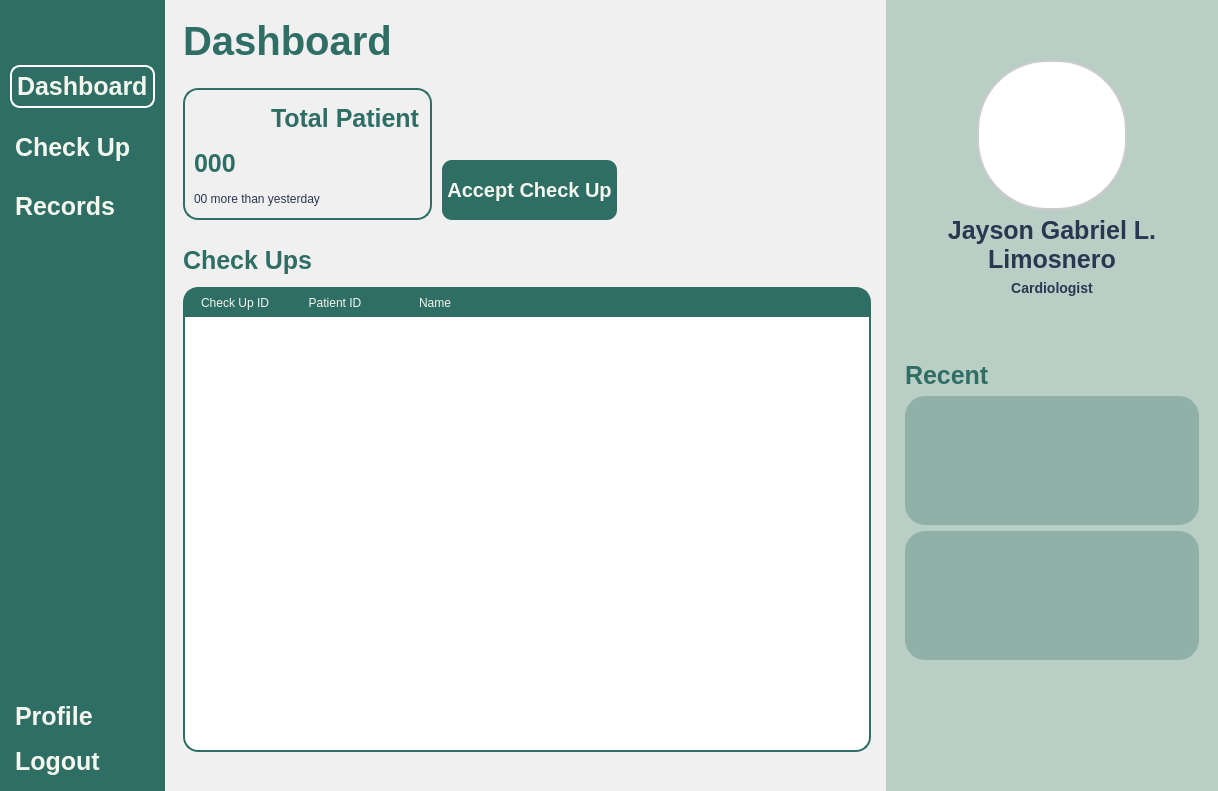
<?xml version="1.0" encoding="UTF-8"?>
<ui version="4.0">
 <class>MainWindow</class>
 <widget class="QMainWindow" name="MainWindow">
  <property name="geometry">
   <rect>
    <x>0</x>
    <y>0</y>
    <width>1218</width>
    <height>791</height>
   </rect>
  </property>
  <property name="windowTitle">
   <string>MainWindow</string>
  </property>
  <property name="styleSheet">
   <string notr="true">*{
	padding: 0px;
	margin: 0px;
	border: 0px;
}
QPushButton {
	font: 900 10pt &quot;Satoshi Black&quot;;
	background-color: transparent;
 	border-radius: 10px;
	font-weight: bold;
	font-size: 25px;
	color: #F4F7ED;
	text-align: left;
	padding: 5px 5px;
}
#NavBar {
    background-color: #2E6E65;
}
QLabel {
	font: 900 10pt &quot;Satoshi Black&quot;;
	font-size: 25px;
	font-weight: bold;
	color: #2E6E65;
	qproperty-alignment: 'AlignLeft';
    qproperty-wordWrap: true;
	background: transparent;
}
#User, #UserSpecialty {
	color: #F4F7ED;
}
#DoctorSidePanel {
	 background-color: #2E6E65;
}

#RecentText {
	color: #F4F7ED;
}</string>
  </property>
  <widget class="QWidget" name="centralwidget">
   <property name="sizePolicy">
    <sizepolicy hsizetype="Expanding" vsizetype="Expanding">
     <horstretch>0</horstretch>
     <verstretch>0</verstretch>
    </sizepolicy>
   </property>
   <layout class="QHBoxLayout" name="horizontalLayout">
    <property name="spacing">
     <number>0</number>
    </property>
    <property name="leftMargin">
     <number>0</number>
    </property>
    <property name="topMargin">
     <number>0</number>
    </property>
    <property name="rightMargin">
     <number>0</number>
    </property>
    <property name="bottomMargin">
     <number>0</number>
    </property>
    <item>
     <widget class="QWidget" name="NavBar" native="true">
      <property name="sizePolicy">
       <sizepolicy hsizetype="Preferred" vsizetype="Expanding">
        <horstretch>0</horstretch>
        <verstretch>0</verstretch>
       </sizepolicy>
      </property>
      <layout class="QVBoxLayout" name="verticalLayout">
       <property name="spacing">
        <number>6</number>
       </property>
       <property name="leftMargin">
        <number>10</number>
       </property>
       <property name="topMargin">
        <number>10</number>
       </property>
       <property name="rightMargin">
        <number>10</number>
       </property>
       <property name="bottomMargin">
        <number>10</number>
       </property>
       <item>
        <widget class="QPushButton" name="DashBoardButton">
         <property name="text">
          <string/>
         </property>
         <property name="icon">
          <iconset resource="../Images/resources.qrc">
           <normaloff>:/lucide/icons/align-justify.svg</normaloff>:/lucide/icons/align-justify.svg</iconset>
         </property>
         <property name="iconSize">
          <size>
           <width>40</width>
           <height>40</height>
          </size>
         </property>
        </widget>
       </item>
       <item>
        <spacer name="verticalSpacer">
         <property name="orientation">
          <enum>Qt::Vertical</enum>
         </property>
         <property name="sizeType">
          <enum>QSizePolicy::Fixed</enum>
         </property>
         <property name="sizeHint" stdset="0">
          <size>
           <width>20</width>
           <height>10</height>
          </size>
         </property>
        </spacer>
       </item>
       <item>
        <layout class="QVBoxLayout" name="MainButtons">
         <property name="spacing">
          <number>20</number>
         </property>
         <property name="sizeConstraint">
          <enum>QLayout::SetNoConstraint</enum>
         </property>
         <item>
          <widget class="QPushButton" name="pushButton_3">
           <property name="styleSheet">
            <string notr="true">QPushButton {
	border: 2px solid white;
}</string>
           </property>
           <property name="text">
            <string>Dashboard</string>
           </property>
           <property name="icon">
            <iconset resource="../Images/resources.qrc">
             <normaloff>:/lucide/icons/layout-dashboard.svg</normaloff>:/lucide/icons/layout-dashboard.svg</iconset>
           </property>
           <property name="iconSize">
            <size>
             <width>40</width>
             <height>40</height>
            </size>
           </property>
          </widget>
         </item>
         <item>
          <widget class="QPushButton" name="RecordButton">
           <property name="text">
            <string>Check Up</string>
           </property>
           <property name="icon">
            <iconset resource="../Images/resources.qrc">
             <normaloff>:/lucide/icons/file-text.svg</normaloff>:/lucide/icons/file-text.svg</iconset>
           </property>
           <property name="iconSize">
            <size>
             <width>40</width>
             <height>40</height>
            </size>
           </property>
          </widget>
         </item>
         <item>
          <widget class="QPushButton" name="PatientButton">
           <property name="text">
            <string>Records</string>
           </property>
           <property name="icon">
            <iconset resource="../Images/resources.qrc">
             <normaloff>:/lucide/icons/user-round-pen.svg</normaloff>:/lucide/icons/user-round-pen.svg</iconset>
           </property>
           <property name="iconSize">
            <size>
             <width>40</width>
             <height>40</height>
            </size>
           </property>
          </widget>
         </item>
        </layout>
       </item>
       <item>
        <spacer name="verticalSpacer_2">
         <property name="orientation">
          <enum>Qt::Vertical</enum>
         </property>
         <property name="sizeType">
          <enum>QSizePolicy::Expanding</enum>
         </property>
         <property name="sizeHint" stdset="0">
          <size>
           <width>20</width>
           <height>40</height>
          </size>
         </property>
        </spacer>
       </item>
       <item>
        <layout class="QVBoxLayout" name="verticalLayout_2">
         <property name="sizeConstraint">
          <enum>QLayout::SetNoConstraint</enum>
         </property>
         <item>
          <widget class="QPushButton" name="pushButton_5">
           <property name="text">
            <string>Profile</string>
           </property>
           <property name="icon">
            <iconset resource="../Images/resources.qrc">
             <normaloff>:/lucide/icons/user-round-cog.svg</normaloff>:/lucide/icons/user-round-cog.svg</iconset>
           </property>
           <property name="iconSize">
            <size>
             <width>40</width>
             <height>40</height>
            </size>
           </property>
          </widget>
         </item>
         <item>
          <widget class="QPushButton" name="pushButton_4">
           <property name="text">
            <string>Logout</string>
           </property>
           <property name="icon">
            <iconset resource="../Images/resources.qrc">
             <normaloff>:/lucide/icons/log-out.svg</normaloff>:/lucide/icons/log-out.svg</iconset>
           </property>
           <property name="iconSize">
            <size>
             <width>40</width>
             <height>40</height>
            </size>
           </property>
          </widget>
         </item>
        </layout>
       </item>
      </layout>
     </widget>
    </item>
    <item>
     <widget class="QFrame" name="MainBodyContainer">
      <property name="sizePolicy">
       <sizepolicy hsizetype="Expanding" vsizetype="Expanding">
        <horstretch>0</horstretch>
        <verstretch>0</verstretch>
       </sizepolicy>
      </property>
      <property name="styleSheet">
       <string notr="true">#MainBodyContainer {
	background-color: #f0f0f0;
}

QGraphicsView {
    border: 2px solid #ccc;
    border-radius: 100px;
    background: white;
}

#TotalPatientOverview {
	border: 2px solid #2E6E65;
	border-radius: 15px;
	color: #2E6E65;
	text-align: left top;
}

#DiagnosisButton, #TEXT {
	background-color: #2E6E65;
	text-align: left top;
}

#InterfaceTitle  {
	font-size: 40px;
}

#DoctorSidePanel {
	background-color: #b9cec4;
}

#SeeAllButton {
	text-align: right;
	color: #2E6E65;
	font-size: 18px
}

#Line {
	background-color: gray;
}

#RecentText {
	color: #2E6E65;
}

#User {
	color: #2B3752;
}

#UserSpecialty {
	color: #2B3752;
	font-size: 14px;
	text-align: center;
	text-align: center;
    qproperty-alignment: AlignCenter;
}

QFrame#Histories QFrame {
    background-color: #8fb1a8;
}

#TotalLabel {
	font-size: 25px;
}

#TotalInfo {
	color: #2b3752;
	font-size: 40px;
}

#TotalDescription {
	color: #2b3752;
	font-weight: 300;
	font-size: 12px;
}

#AddCheckUpButton {
	text-align: center;
	background-color: #2e6e65;
	font-size: 20px;
}
</string>
      </property>
      <property name="frameShape">
       <enum>QFrame::StyledPanel</enum>
      </property>
      <property name="frameShadow">
       <enum>QFrame::Raised</enum>
      </property>
      <layout class="QHBoxLayout" name="horizontalLayout_2">
       <property name="leftMargin">
        <number>0</number>
       </property>
       <property name="topMargin">
        <number>0</number>
       </property>
       <property name="rightMargin">
        <number>0</number>
       </property>
       <property name="bottomMargin">
        <number>0</number>
       </property>
       <item>
        <widget class="QFrame" name="Body">
         <property name="sizePolicy">
          <sizepolicy hsizetype="Expanding" vsizetype="Preferred">
           <horstretch>0</horstretch>
           <verstretch>0</verstretch>
          </sizepolicy>
         </property>
         <property name="minimumSize">
          <size>
           <width>0</width>
           <height>0</height>
          </size>
         </property>
         <property name="frameShape">
          <enum>QFrame::StyledPanel</enum>
         </property>
         <property name="frameShadow">
          <enum>QFrame::Raised</enum>
         </property>
         <layout class="QVBoxLayout" name="verticalLayout_6">
          <item>
           <widget class="QFrame" name="Header">
            <property name="frameShape">
             <enum>QFrame::StyledPanel</enum>
            </property>
            <property name="frameShadow">
             <enum>QFrame::Raised</enum>
            </property>
            <layout class="QHBoxLayout" name="horizontalLayout_3">
             <item>
              <widget class="QLabel" name="InterfaceTitle">
               <property name="text">
                <string>Dashboard</string>
               </property>
              </widget>
             </item>
            </layout>
           </widget>
          </item>
          <item>
           <widget class="QFrame" name="ShortcutButtons">
            <property name="sizePolicy">
             <sizepolicy hsizetype="Preferred" vsizetype="Preferred">
              <horstretch>0</horstretch>
              <verstretch>0</verstretch>
             </sizepolicy>
            </property>
            <property name="minimumSize">
             <size>
              <width>150</width>
              <height>150</height>
             </size>
            </property>
            <property name="frameShape">
             <enum>QFrame::StyledPanel</enum>
            </property>
            <property name="frameShadow">
             <enum>QFrame::Raised</enum>
            </property>
            <layout class="QHBoxLayout" name="horizontalLayout_4">
             <property name="spacing">
              <number>10</number>
             </property>
             <item>
              <layout class="QHBoxLayout" name="horizontalLayout_6">
               <item>
                <widget class="QFrame" name="TotalPatientOverview">
                 <property name="sizePolicy">
                  <sizepolicy hsizetype="Expanding" vsizetype="Preferred">
                   <horstretch>0</horstretch>
                   <verstretch>0</verstretch>
                  </sizepolicy>
                 </property>
                 <property name="minimumSize">
                  <size>
                   <width>0</width>
                   <height>0</height>
                  </size>
                 </property>
                 <property name="maximumSize">
                  <size>
                   <width>16777215</width>
                   <height>16777215</height>
                  </size>
                 </property>
                 <property name="frameShape">
                  <enum>QFrame::StyledPanel</enum>
                 </property>
                 <property name="frameShadow">
                  <enum>QFrame::Raised</enum>
                 </property>
                 <layout class="QVBoxLayout" name="verticalLayout_8">
                  <item alignment="Qt::AlignLeft">
                   <widget class="QFrame" name="frame">
                    <property name="frameShape">
                     <enum>QFrame::StyledPanel</enum>
                    </property>
                    <property name="frameShadow">
                     <enum>QFrame::Raised</enum>
                    </property>
                    <layout class="QHBoxLayout" name="horizontalLayout_5">
                     <property name="spacing">
                      <number>0</number>
                     </property>
                     <property name="leftMargin">
                      <number>0</number>
                     </property>
                     <property name="topMargin">
                      <number>0</number>
                     </property>
                     <property name="rightMargin">
                      <number>0</number>
                     </property>
                     <property name="bottomMargin">
                      <number>0</number>
                     </property>
                     <item>
                      <widget class="QPushButton" name="pushButton_6">
                       <property name="sizePolicy">
                        <sizepolicy hsizetype="Maximum" vsizetype="Fixed">
                         <horstretch>0</horstretch>
                         <verstretch>0</verstretch>
                        </sizepolicy>
                       </property>
                       <property name="styleSheet">
                        <string notr="true">#pushButton_6 {
	color: black;
}</string>
                       </property>
                       <property name="text">
                        <string/>
                       </property>
                       <property name="icon">
                        <iconset>
                         <normaloff>:/icons/icons/file-user.svg</normaloff>:/icons/icons/file-user.svg</iconset>
                       </property>
                       <property name="iconSize">
                        <size>
                         <width>40</width>
                         <height>40</height>
                        </size>
                       </property>
                      </widget>
                     </item>
                     <item alignment="Qt::AlignLeft">
                      <widget class="QLabel" name="TotalLabel">
                       <property name="sizePolicy">
                        <sizepolicy hsizetype="Expanding" vsizetype="Fixed">
                         <horstretch>0</horstretch>
                         <verstretch>0</verstretch>
                        </sizepolicy>
                       </property>
                       <property name="text">
                        <string>Total Patient</string>
                       </property>
                       <property name="wordWrap">
                        <bool>true</bool>
                       </property>
                      </widget>
                     </item>
                    </layout>
                   </widget>
                  </item>
                  <item>
                   <widget class="QFrame" name="frame_2">
                    <property name="frameShape">
                     <enum>QFrame::StyledPanel</enum>
                    </property>
                    <property name="frameShadow">
                     <enum>QFrame::Raised</enum>
                    </property>
                    <layout class="QHBoxLayout" name="horizontalLayout_7">
                     <property name="spacing">
                      <number>0</number>
                     </property>
                     <property name="leftMargin">
                      <number>0</number>
                     </property>
                     <property name="topMargin">
                      <number>0</number>
                     </property>
                     <property name="rightMargin">
                      <number>0</number>
                     </property>
                     <property name="bottomMargin">
                      <number>0</number>
                     </property>
                     <item>
                      <widget class="QLabel" name="TotalPatient">
                       <property name="sizePolicy">
                        <sizepolicy hsizetype="Preferred" vsizetype="Maximum">
                         <horstretch>0</horstretch>
                         <verstretch>0</verstretch>
                        </sizepolicy>
                       </property>
                       <property name="text">
                        <string>000</string>
                       </property>
                      </widget>
                     </item>
                     <item alignment="Qt::AlignRight">
                      <widget class="QPushButton" name="pushButton_7">
                       <property name="text">
                        <string/>
                       </property>
                       <property name="icon">
                        <iconset>
                         <normaloff>:/icons/icons/chart-no-axes-combined(green).svg</normaloff>:/icons/icons/chart-no-axes-combined(green).svg</iconset>
                       </property>
                       <property name="iconSize">
                        <size>
                         <width>40</width>
                         <height>40</height>
                        </size>
                       </property>
                      </widget>
                     </item>
                    </layout>
                   </widget>
                  </item>
                  <item>
                   <widget class="QLabel" name="TotalDescription">
                    <property name="text">
                     <string>00 more than yesterday</string>
                    </property>
                   </widget>
                  </item>
                 </layout>
                </widget>
               </item>
              </layout>
             </item>
             <item alignment="Qt::AlignBottom">
              <widget class="QPushButton" name="AcceptCheckUp">
               <property name="minimumSize">
                <size>
                 <width>0</width>
                 <height>60</height>
                </size>
               </property>
               <property name="maximumSize">
                <size>
                 <width>16777215</width>
                 <height>60</height>
                </size>
               </property>
               <property name="styleSheet">
                <string notr="true">QPushButton{
	text-align: center;
	background-color: #2e6e65;
	font-size: 20px;
}</string>
               </property>
               <property name="text">
                <string>Accept Check Up</string>
               </property>
               <property name="icon">
                <iconset>
                 <normaloff>:/icons/icons/file-plus-2.svg</normaloff>:/icons/icons/file-plus-2.svg</iconset>
               </property>
               <property name="iconSize">
                <size>
                 <width>40</width>
                 <height>40</height>
                </size>
               </property>
              </widget>
             </item>
             <item>
              <spacer name="horizontalSpacer">
               <property name="orientation">
                <enum>Qt::Horizontal</enum>
               </property>
               <property name="sizeType">
                <enum>QSizePolicy::Expanding</enum>
               </property>
               <property name="sizeHint" stdset="0">
                <size>
                 <width>200</width>
                 <height>20</height>
                </size>
               </property>
              </spacer>
             </item>
            </layout>
           </widget>
          </item>
          <item>
           <widget class="QFrame" name="MainBody">
            <property name="sizePolicy">
             <sizepolicy hsizetype="Preferred" vsizetype="Expanding">
              <horstretch>0</horstretch>
              <verstretch>0</verstretch>
             </sizepolicy>
            </property>
            <property name="frameShape">
             <enum>QFrame::StyledPanel</enum>
            </property>
            <property name="frameShadow">
             <enum>QFrame::Raised</enum>
            </property>
            <layout class="QVBoxLayout" name="verticalLayout_7">
             <property name="leftMargin">
              <number>9</number>
             </property>
             <property name="topMargin">
              <number>10</number>
             </property>
             <property name="rightMargin">
              <number>0</number>
             </property>
             <property name="bottomMargin">
              <number>30</number>
             </property>
             <item>
              <layout class="QHBoxLayout" name="LabelHolder">
               <item>
                <widget class="QLabel" name="PatRec">
                 <property name="sizePolicy">
                  <sizepolicy hsizetype="Preferred" vsizetype="Fixed">
                   <horstretch>0</horstretch>
                   <verstretch>0</verstretch>
                  </sizepolicy>
                 </property>
                 <property name="text">
                  <string>Check Ups</string>
                 </property>
                </widget>
               </item>
               <item>
                <widget class="QPushButton" name="SeeAllButton">
                 <property name="sizePolicy">
                  <sizepolicy hsizetype="Minimum" vsizetype="Preferred">
                   <horstretch>0</horstretch>
                   <verstretch>0</verstretch>
                  </sizepolicy>
                 </property>
                 <property name="text">
                  <string/>
                 </property>
                </widget>
               </item>
              </layout>
             </item>
             <item>
              <spacer name="verticalSpacer_4">
               <property name="orientation">
                <enum>Qt::Vertical</enum>
               </property>
               <property name="sizeType">
                <enum>QSizePolicy::Maximum</enum>
               </property>
               <property name="sizeHint" stdset="0">
                <size>
                 <width>20</width>
                 <height>5</height>
                </size>
               </property>
              </spacer>
             </item>
             <item>
              <widget class="QTableWidget" name="PatientDetails">
               <property name="sizePolicy">
                <sizepolicy hsizetype="Expanding" vsizetype="Expanding">
                 <horstretch>0</horstretch>
                 <verstretch>0</verstretch>
                </sizepolicy>
               </property>
               <property name="styleSheet">
                <string notr="true">QTableWidget {
    border: 2px solid white;
    border-radius: 15px;
    background-color: white;
	border-color: #2e6e65;
}

QHeaderView {
    border: none;
    font: 700 16pt &quot;Arial&quot;;
    background-color: #2e6e65;
    color: #f4f7ed;
    padding: 0px;
    margin: 0px;
    border-top-left-radius: 10px;
    border-top-right-radius: 10px;
}

QHeaderView::section {
    border: none;
	text-align: left;
    font: 700 12pt &quot;Arial&quot;;
    background-color: #2e6e65;
    color: #f4f7ed;
    padding: 5px;
    margin: 0px;
}

QHeaderView::section:first {
    border-top-left-radius: 10px;
}

QHeaderView::section:last {
    border-top-right-radius: 10px;
}
</string>
               </property>
               <property name="wordWrap">
                <bool>true</bool>
               </property>
               <column>
                <property name="text">
                 <string>Check Up ID</string>
                </property>
               </column>
               <column>
                <property name="text">
                 <string>Patient ID</string>
                </property>
               </column>
               <column>
                <property name="text">
                 <string>Name</string>
                </property>
               </column>
              </widget>
             </item>
            </layout>
           </widget>
          </item>
         </layout>
        </widget>
       </item>
       <item>
        <widget class="QWidget" name="DoctorSidePanel" native="true">
         <property name="sizePolicy">
          <sizepolicy hsizetype="Preferred" vsizetype="Expanding">
           <horstretch>0</horstretch>
           <verstretch>0</verstretch>
          </sizepolicy>
         </property>
         <property name="styleSheet">
          <string notr="true">#User {
	qproperty-alignment: 'AlignCenter';
}</string>
         </property>
         <layout class="QVBoxLayout" name="verticalLayout_4">
          <property name="spacing">
           <number>6</number>
          </property>
          <property name="sizeConstraint">
           <enum>QLayout::SetNoConstraint</enum>
          </property>
          <property name="leftMargin">
           <number>10</number>
          </property>
          <property name="topMargin">
           <number>10</number>
          </property>
          <property name="rightMargin">
           <number>10</number>
          </property>
          <property name="bottomMargin">
           <number>10</number>
          </property>
          <item>
           <layout class="QVBoxLayout" name="Profile" stretch="0,0,0">
            <property name="sizeConstraint">
             <enum>QLayout::SetFixedSize</enum>
            </property>
            <property name="leftMargin">
             <number>20</number>
            </property>
            <property name="topMargin">
             <number>50</number>
            </property>
            <property name="rightMargin">
             <number>20</number>
            </property>
            <property name="bottomMargin">
             <number>50</number>
            </property>
            <item>
             <widget class="QFrame" name="PP">
              <property name="frameShape">
               <enum>QFrame::StyledPanel</enum>
              </property>
              <property name="frameShadow">
               <enum>QFrame::Raised</enum>
              </property>
              <layout class="QVBoxLayout" name="verticalLayout_5">
               <property name="leftMargin">
                <number>0</number>
               </property>
               <property name="topMargin">
                <number>0</number>
               </property>
               <property name="rightMargin">
                <number>0</number>
               </property>
               <property name="bottomMargin">
                <number>0</number>
               </property>
               <item alignment="Qt::AlignHCenter">
                <widget class="QGraphicsView" name="ProfilePic">
                 <property name="enabled">
                  <bool>true</bool>
                 </property>
                 <property name="sizePolicy">
                  <sizepolicy hsizetype="Preferred" vsizetype="Preferred">
                   <horstretch>0</horstretch>
                   <verstretch>0</verstretch>
                  </sizepolicy>
                 </property>
                 <property name="minimumSize">
                  <size>
                   <width>0</width>
                   <height>0</height>
                  </size>
                 </property>
                 <property name="maximumSize">
                  <size>
                   <width>150</width>
                   <height>150</height>
                  </size>
                 </property>
                 <property name="styleSheet">
                  <string notr="true">#ProfilePic {
	border-radius: 70px;
}</string>
                 </property>
                </widget>
               </item>
              </layout>
             </widget>
            </item>
            <item alignment="Qt::AlignHCenter|Qt::AlignVCenter">
             <widget class="QLabel" name="User">
              <property name="sizePolicy">
               <sizepolicy hsizetype="Expanding" vsizetype="Preferred">
                <horstretch>0</horstretch>
                <verstretch>0</verstretch>
               </sizepolicy>
              </property>
              <property name="minimumSize">
               <size>
                <width>272</width>
                <height>0</height>
               </size>
              </property>
              <property name="maximumSize">
               <size>
                <width>272</width>
                <height>16777215</height>
               </size>
              </property>
              <property name="text">
               <string>Jayson Gabriel L. Limosnero</string>
              </property>
              <property name="alignment">
               <set>Qt::AlignCenter</set>
              </property>
              <property name="wordWrap">
               <bool>true</bool>
              </property>
             </widget>
            </item>
            <item alignment="Qt::AlignHCenter|Qt::AlignVCenter">
             <widget class="QLabel" name="UserSpecialty">
              <property name="sizePolicy">
               <sizepolicy hsizetype="Minimum" vsizetype="Preferred">
                <horstretch>0</horstretch>
                <verstretch>0</verstretch>
               </sizepolicy>
              </property>
              <property name="minimumSize">
               <size>
                <width>114</width>
                <height>0</height>
               </size>
              </property>
              <property name="layoutDirection">
               <enum>Qt::LeftToRight</enum>
              </property>
              <property name="text">
               <string>Cardiologist</string>
              </property>
              <property name="alignment">
               <set>Qt::AlignCenter</set>
              </property>
              <property name="wordWrap">
               <bool>true</bool>
              </property>
             </widget>
            </item>
           </layout>
          </item>
          <item>
           <widget class="QWidget" name="Histories" native="true">
            <property name="sizePolicy">
             <sizepolicy hsizetype="Preferred" vsizetype="Expanding">
              <horstretch>0</horstretch>
              <verstretch>0</verstretch>
             </sizepolicy>
            </property>
            <property name="styleSheet">
             <string notr="true">#Histories QFrame {
    background-color: #8fb1a8;
	border-radius: 20px;
}

#Histories QLabel {
	background-color: transparent;
}
</string>
            </property>
            <layout class="QVBoxLayout" name="verticalLayout_3">
             <item>
              <widget class="QLabel" name="RecentText">
               <property name="sizePolicy">
                <sizepolicy hsizetype="Preferred" vsizetype="Maximum">
                 <horstretch>0</horstretch>
                 <verstretch>0</verstretch>
                </sizepolicy>
               </property>
               <property name="text">
                <string>Recent</string>
               </property>
              </widget>
             </item>
             <item alignment="Qt::AlignTop">
              <widget class="QFrame" name="TextHolder">
               <property name="minimumSize">
                <size>
                 <width>0</width>
                 <height>129</height>
                </size>
               </property>
               <property name="maximumSize">
                <size>
                 <width>16777215</width>
                 <height>129</height>
                </size>
               </property>
               <property name="frameShape">
                <enum>QFrame::StyledPanel</enum>
               </property>
               <property name="frameShadow">
                <enum>QFrame::Raised</enum>
               </property>
              </widget>
             </item>
             <item>
              <widget class="QFrame" name="TextHolder_2">
               <property name="sizePolicy">
                <sizepolicy hsizetype="Preferred" vsizetype="Preferred">
                 <horstretch>0</horstretch>
                 <verstretch>0</verstretch>
                </sizepolicy>
               </property>
               <property name="minimumSize">
                <size>
                 <width>0</width>
                 <height>129</height>
                </size>
               </property>
               <property name="maximumSize">
                <size>
                 <width>16777215</width>
                 <height>129</height>
                </size>
               </property>
               <property name="frameShape">
                <enum>QFrame::StyledPanel</enum>
               </property>
               <property name="frameShadow">
                <enum>QFrame::Raised</enum>
               </property>
              </widget>
             </item>
             <item>
              <spacer name="verticalSpacer_3">
               <property name="orientation">
                <enum>Qt::Vertical</enum>
               </property>
               <property name="sizeType">
                <enum>QSizePolicy::Expanding</enum>
               </property>
               <property name="sizeHint" stdset="0">
                <size>
                 <width>20</width>
                 <height>0</height>
                </size>
               </property>
              </spacer>
             </item>
            </layout>
           </widget>
          </item>
         </layout>
        </widget>
       </item>
      </layout>
     </widget>
    </item>
   </layout>
  </widget>
 </widget>
 <resources>
  <include location="../Images/resources.qrc"/>
 </resources>
 <connections/>
</ui>
